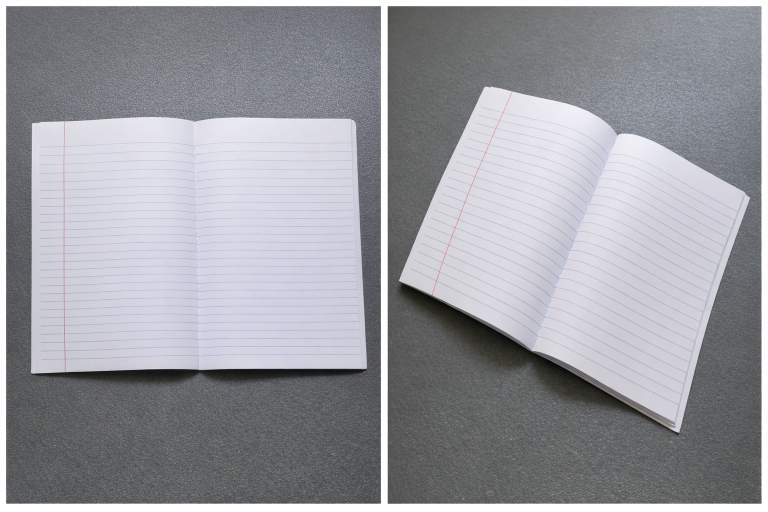
#> input picture PCDMinggu3/buku_lurus.jpg, 1536 x 1024 px (shown at 1/2 size); the run also reads 1 picture not shown here
$ python PipelineTransformasiGeometrik.py
#> lines starting #> are read from the running program, lines starting #| are printed output that depends on the picture; long printed decimals are rounded
# =====================================================
# PIPELINE TRANSFORMASI GEOMETRIK UNTUK REGISTRASI CITRA
# =====================================================

import cv2
import numpy as np
import matplotlib.pyplot as plt
import time
from math import log10, sqrt

# ==============================
# LOAD IMAGE
# ==============================
ref = cv2.imread("buku_lurus.jpg")
#> ref is the input picture: shape (1024, 1536, 3); mean B, G, R 160.7, 154.7, 153.8
img = cv2.imread("buku_miring.jpg")

if ref is None or img is None:
    print("Gambar tidak ditemukan!")
    exit()

ref = cv2.cvtColor(ref, cv2.COLOR_BGR2RGB)
img = cv2.cvtColor(img, cv2.COLOR_BGR2RGB)

h, w = ref.shape[:2]
#> h = 1024; w = 1536
img = cv2.resize(img, (w, h))

# ==============================
# METRIK EVALUASI
# ==============================
def mse(img1, img2):
    return np.mean((img1.astype("float") - img2.astype("float"))**2)

def psnr(img1, img2):
    m = mse(img1, img2)
    if m == 0:
        return 100
    return 20 * log10(255.0 / sqrt(m))

# =====================================================
# 1. TRANSLASI
# =====================================================
T = np.float32([[1,0,80],[0,1,40]])
translated = cv2.warpAffine(img, T, (w,h))
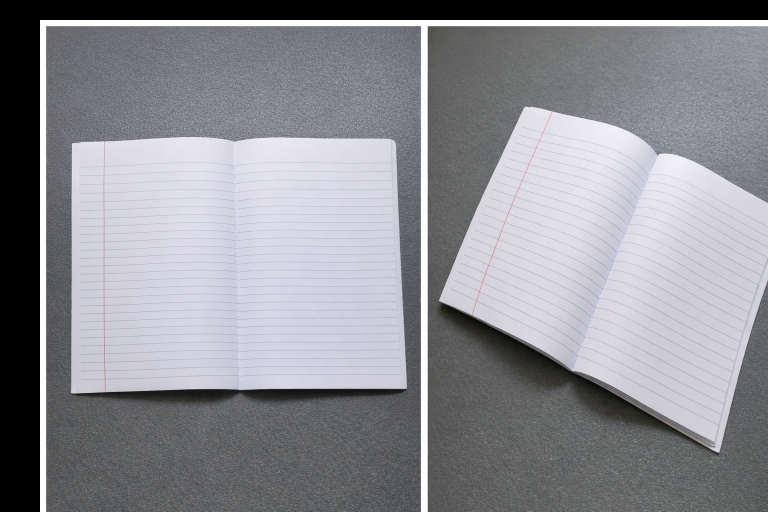
#> translated: shape (1024, 1536, 3) (shown at 1/2 size); mean R, G, B 140.5, 141.2, 147.1

# =====================================================
# 2. ROTASI
# =====================================================
center = (w//2, h//2)
#> center = (768, 512)
R = cv2.getRotationMatrix2D(center, 15, 1.0)
rotated = cv2.warpAffine(img, R, (w,h))
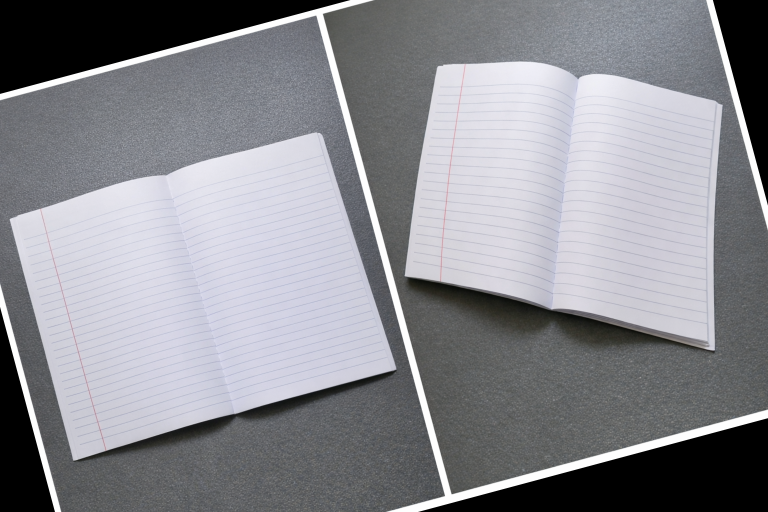
#> rotated: shape (1024, 1536, 3) (shown at 1/2 size); mean R, G, B 138.1, 138.8, 144.5

# =====================================================
# 3. SCALING
# =====================================================
scaled = cv2.resize(img, None, fx=1.2, fy=1.2,
                    interpolation=cv2.INTER_LINEAR)
scaled = cv2.resize(scaled, (w,h))
#> scaled: shape (1024, 1536, 3)

# =====================================================
# 4. AFFINE (3 TITIK)
# =====================================================
pts1 = np.float32([[50,50],[300,50],[50,300]])
pts2 = np.float32([[10,120],[300,50],[120,350]])

M_affine = cv2.getAffineTransform(pts1, pts2)
affine = cv2.warpAffine(img, M_affine, (w,h))
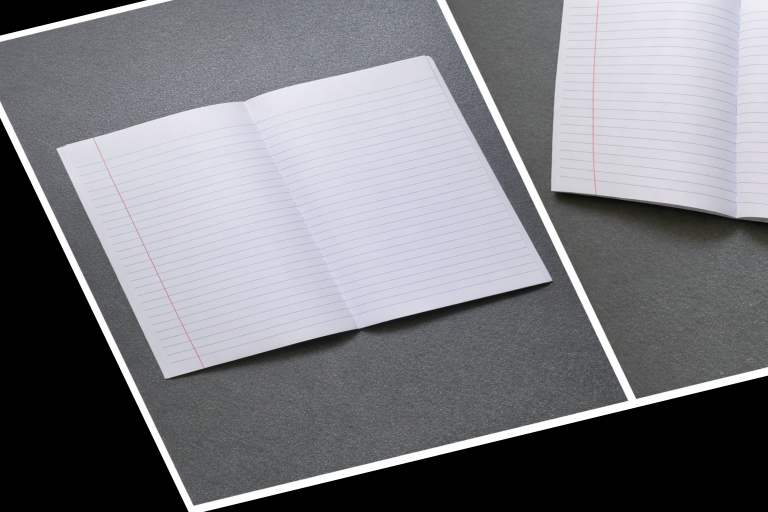
#> affine: shape (1024, 1536, 3) (shown at 1/2 size); mean R, G, B 125, 125.5, 130.9

# =====================================================
# 5. PERSPEKTIF (4 TITIK)
# =====================================================
src_pts = np.float32([
    [60,60],
    [420,40],
    [40,350],
    [430,360]
])

dst_pts = np.float32([
    [0,0],
    [w,0],
    [0,h],
    [w,h]
])

M_persp = cv2.getPerspectiveTransform(src_pts, dst_pts)

# =====================================================
# 6. INTERPOLASI PADA PERSPEKTIF
# =====================================================
methods = {
    "Nearest": cv2.INTER_NEAREST,
    "Bilinear": cv2.INTER_LINEAR,
    "Bicubic": cv2.INTER_CUBIC
}

results = {}

for name, method in methods.items():

    start = time.time()

    warped = cv2.warpPerspective(
        img,
        M_persp,
        (w,h),
        None,
        method
    )

    elapsed = time.time() - start

    results[name] = {
        "image": warped,
        "MSE": mse(ref, warped),
        "PSNR": psnr(ref, warped),
        "Time": elapsed
    }
#> this loop made 3 passes
#> m in psnr on passes 1 to 3: 8061, 8033.9, 8058.4
#> pass 1, `warped = cv2.warpPerspective( img, M_persp, (w,h), None, method )`:
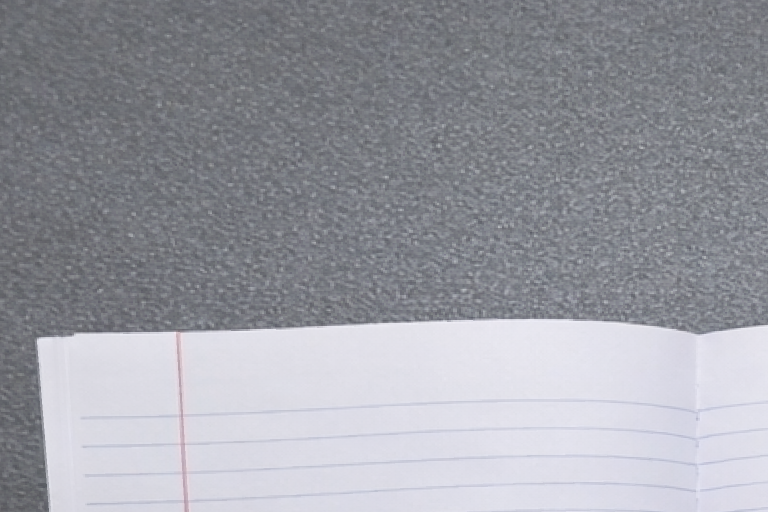
#> warped: shape (1024, 1536, 3) (shown at 1/2 size); mean R, G, B 154.7, 156, 163.4
#> after the loop, results = 3 items

# =====================================================
# CETAK HASIL EVALUASI
# =====================================================
print("\n===== HASIL INTERPOLASI =====")

for k,v in results.items():
    print(f"\nMetode : {k}")
    print("MSE   :", v["MSE"])
    print("PSNR  :", v["PSNR"])
    print("Waktu :", v["Time"], "detik")
#> this loop made 3 passes
#> k on passes 1 to 3: 'Nearest', 'Bilinear', 'Bicubic'
#| Metode : Nearest
#| MSE   : 8060.954
#| PSNR  : 9.067
#| Waktu : 0.1039 detik
#| Metode : Bilinear
#| MSE   : 8033.913
#| PSNR  : 9.082
#| Waktu : 0.1296 detik
#| Metode : Bicubic
#| MSE   : 8058.428
#> (further printed lines are left out)

# =====================================================
# VISUALISASI
# =====================================================
plt.figure(figsize=(14,8))

images = [
    ref,
    img,
    translated,
    rotated,
    affine,
    results["Bicubic"]["image"]
]

titles = [
    "Referensi",
    "Original",
    "Translasi",
    "Rotasi",
    "Affine",
    "Perspective (Bicubic)"
]

for i in range(len(images)):
    plt.subplot(2,3,i+1)
    plt.imshow(images[i])
    plt.title(titles[i])
    plt.axis("off")
#> this loop made 6 passes

plt.tight_layout()
plt.show()

# =====================================================
# VISUALISASI INTERPOLASI
# =====================================================
plt.figure(figsize=(12,4))

i = 1
for name,data in results.items():
    plt.subplot(1,3,i)
    plt.imshow(data["image"])
    plt.title(name)
    plt.axis("off")
    i += 1
#> this loop made 3 passes
#> after the loop, i = 4

plt.tight_layout()
plt.show()

# ======================================================
#  INTERPOLASI EVALUASI KUALITAS
# ======================================================

import time
from math import log10, sqrt

# ---------- Fungsi Evaluasi ----------
def hitung_mse(img1, img2):
    return np.mean((img1.astype("float") - img2.astype("float")) ** 2)

def hitung_psnr(img1, img2):
    mse = hitung_mse(img1, img2)
    if mse == 0:
        return 100
    max_pixel = 255.0
    return 20 * log10(max_pixel / sqrt(mse))

print("\n===== EVALUASI INTERPOLASI =====")

# gunakan matriks perspektif yang SUDAH ADA sebelumnya
methods = {
    "Nearest": cv2.INTER_NEAREST,
    "Bilinear": cv2.INTER_LINEAR,
    "Bicubic": cv2.INTER_CUBIC
}

hasil_interpolasi = {}

for nama, metode in methods.items():

    start_time = time.time()

    hasil = cv2.warpPerspective(
        img,
        M_persp,     # pakai matriks perspektif sebelumnya
        (w, h),
        flags=metode
    )

    waktu = time.time() - start_time

    mse = hitung_mse(img, hasil)
    psnr = hitung_psnr(img, hasil)

    hasil_interpolasi[nama] = hasil

    print(f"\nMetode : {nama}")
    print("MSE    :", mse)
    print("PSNR   :", psnr, "dB")
    print("Waktu  :", waktu, "detik")

    cv2.imshow(f"Perspektif {nama}", hasil)
#> this loop made 3 passes
#> psnr on passes 1 to 3: 9.07, 9.08, 9.07
#| MSE    : 8060.954
#| PSNR   : 9.067 dB
#| MSE    : 8033.913
#| PSNR   : 9.082 dB
#| MSE    : 8058.428
#| PSNR   : 9.068 dB
#> after the loop, hasil_interpolasi = 3 items
